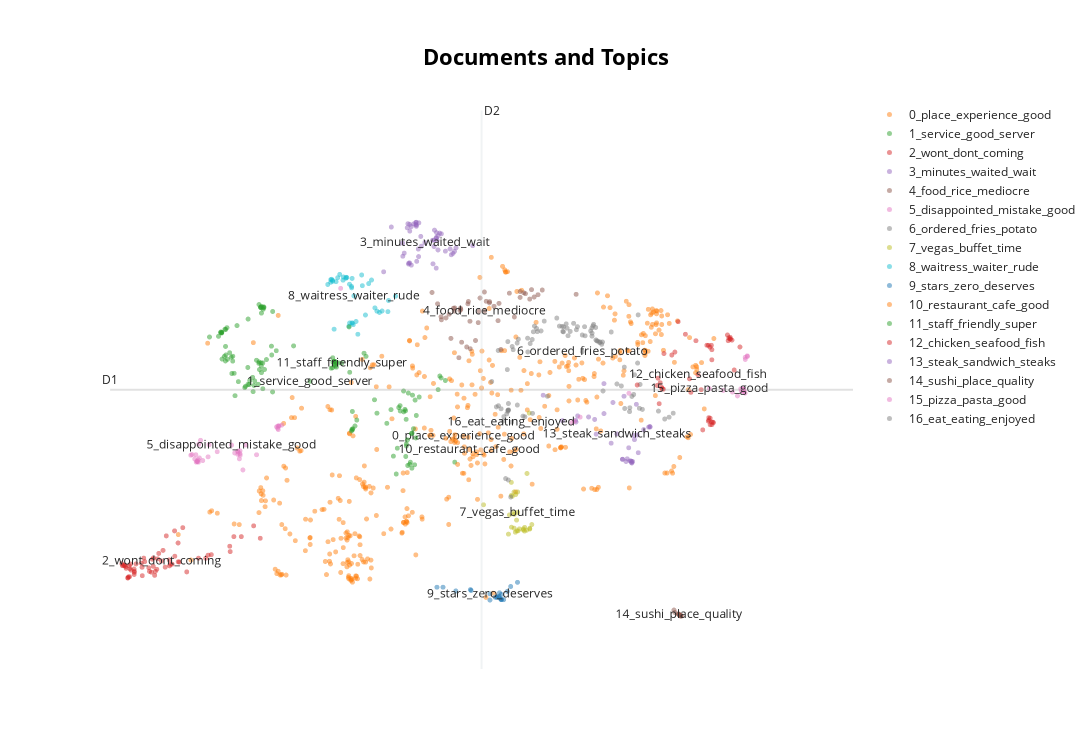

Source (notebook cell):
### Code cell
# read the exact documents that are clustered under that topic 
# hover over the dots (each dot is a document)
model.visualize_documents(docs, reduced_embeddings=reduced_embeddings)
